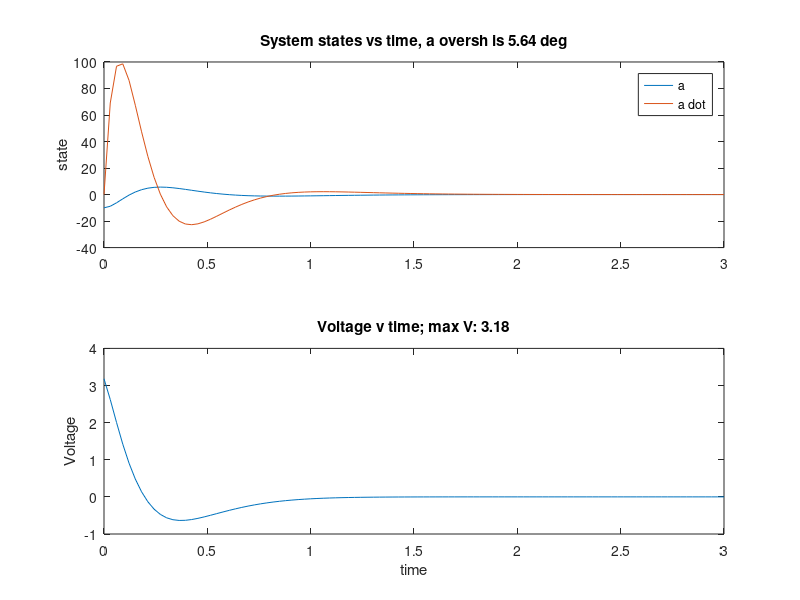

The MATLAB script that drew this image:
%% MECH 513-Control Systems
% Assignment 3 - Part 2, Question 8. 
% Controlling linearized system
% Vassili Korotkine 28/10/2018

close all;clear all;clc
%% Copypaste from last assignment for computing A, B
%Parameter values from assignment



mp = 0.127; % kg, mass.
Lp = 0.33655; % m
mr = 0.257; % kg, mass.
Lr = 0.2159; % m
g = 9.81; % m/sˆ2
Dr = 0.0024; % N m s / rad
Dp = 0.0024; % N m s / rad
kt = 0.00768; % N m / A
km = kt; % V / ( rad / s)
eta_m = 0.69;
eta_g = 0.9;
Kg = 70;
Rm = 2.6; % Ohms


%Derived analytically in part a)
a=Kg*eta_g*eta_m*kt/Rm;
b=Kg*km;

Mbar=[mp*Lr^2+mr*Lr^2/3, -1*Lr*Lp*mp/2;
      -1*Lr*Lp*mp/2, mp*Lp^2/3];
Dv_prime=diag([Dr+a*b, Dp]);
b_prime=[a;0];

A=[zeros(2,2), eye(2);
   zeros(2,1), Mbar\[0; g*Lp*mp/2], -Mbar\Dv_prime];
B=[zeros(2,1);
   Mbar\b_prime];

%% Place some poles

des_poles= [-6+0.25j, -6-0.25j,-7,-8];
K=place(A,B,des_poles)

%% Simulate nonlinsys

x0=[0, -10/180*pi, 0, 0]'; %initial condition
t_f=3;
%Tolerance values - copy paste from assignment instruction. 
options = odeset('AbsTol',1e-10,'RelTol',1e-10);

%Solve system, plot system
t=linspace(0,t_f,100);

M=@(a)[mp*Lr^2+mr*Lr^2/3, -cos(a)*Lr*Lp*mp/2
   -cos(a)*Lr*Lp*mp/2, mp*Lp^2/3];
Fnl=@(a,a_dot)[sin(a)*Lr*Lp*mp*a_dot^2/2; -sin(a)*g*Lp*mp/2];
b_pr=b_prime;
V=@(x) -K*x;
Dv_pr=diag([Dr+Kg^2*eta_g*eta_m*kt*km/Rm, Dp]);


%fn to integrate
%x contains [q, q_dot]' where q=[th, a] => x=[th,a,th_dot,a_dot]'
f=@(t,x)[x(3);
       x(4);
       M(x(2))\ ...
       (b_pr*V(x)-Fnl(x(2),x(4))-Dv_pr*[x(3);x(4)])];

[t,x]=ode45(f, t, x0, options);


%% GET INTERESTING QUANTITIES
a_oversh=max(x(:,2))/pi*180;

%% PLOTS
figure(1)
subplot(2,1,1)
for i=[2,4]
    plot(t,x(:,i)/pi*180); hold on
end
legend('a','a dot')
title(sprintf('System states vs time, a oversh is %.2f deg', a_oversh))
ylabel('state')

subplot(2,1,2)
V=-K*x';
max_V=max(V);
plot(t,V)
title(sprintf('Voltage v time; max V: %.2f', max(V)))
xlabel('time'); ylabel('Voltage')



    

